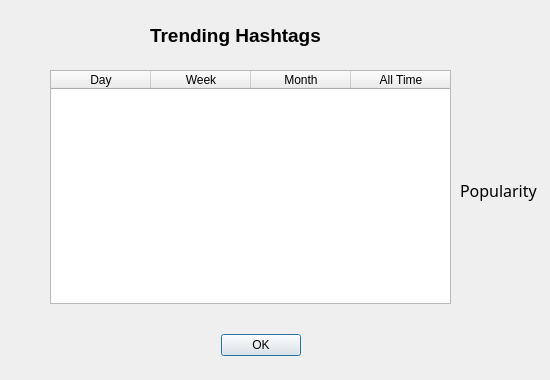
<?xml version="1.0" encoding="UTF-8"?>
<ui version="4.0">
 <class>hashtagDialog</class>
 <widget class="QDialog" name="hashtagDialog">
  <property name="geometry">
   <rect>
    <x>0</x>
    <y>0</y>
    <width>550</width>
    <height>380</height>
   </rect>
  </property>
  <property name="windowTitle">
   <string>Hashtag</string>
  </property>
  <widget class="QDialogButtonBox" name="buttonBox">
   <property name="geometry">
    <rect>
     <x>190</x>
     <y>330</y>
     <width>111</width>
     <height>31</height>
    </rect>
   </property>
   <property name="orientation">
    <enum>Qt::Horizontal</enum>
   </property>
   <property name="standardButtons">
    <set>QDialogButtonBox::Ok</set>
   </property>
  </widget>
  <widget class="QLabel" name="hastgaLabel">
   <property name="geometry">
    <rect>
     <x>150</x>
     <y>20</y>
     <width>211</width>
     <height>31</height>
    </rect>
   </property>
   <property name="font">
    <font>
     <pointsize>14</pointsize>
     <weight>75</weight>
     <bold>true</bold>
    </font>
   </property>
   <property name="text">
    <string>Trending Hashtags</string>
   </property>
  </widget>
  <widget class="QTableWidget" name="tableWidgetHashtag">
   <property name="geometry">
    <rect>
     <x>50</x>
     <y>70</y>
     <width>401</width>
     <height>234</height>
    </rect>
   </property>
   <property name="sizePolicy">
    <sizepolicy hsizetype="Expanding" vsizetype="Expanding">
     <horstretch>0</horstretch>
     <verstretch>0</verstretch>
    </sizepolicy>
   </property>
   <property name="verticalScrollBarPolicy">
    <enum>Qt::ScrollBarAlwaysOff</enum>
   </property>
   <property name="horizontalScrollBarPolicy">
    <enum>Qt::ScrollBarAlwaysOff</enum>
   </property>
   <attribute name="verticalHeaderVisible">
    <bool>false</bool>
   </attribute>
   <column>
    <property name="text">
     <string>Day</string>
    </property>
   </column>
   <column>
    <property name="text">
     <string>Week</string>
    </property>
   </column>
   <column>
    <property name="text">
     <string>Month</string>
    </property>
   </column>
   <column>
    <property name="text">
     <string>All Time</string>
    </property>
   </column>
  </widget>
  <widget class="QLabel" name="label">
   <property name="geometry">
    <rect>
     <x>460</x>
     <y>160</y>
     <width>81</width>
     <height>61</height>
    </rect>
   </property>
   <property name="font">
    <font>
     <family>Abyssinica SIL</family>
     <pointsize>12</pointsize>
    </font>
   </property>
   <property name="text">
    <string>Popularity</string>
   </property>
  </widget>
  <widget class="QLabel" name="label_2">
   <property name="geometry">
    <rect>
     <x>470</x>
     <y>110</y>
     <width>61</width>
     <height>61</height>
    </rect>
   </property>
   <property name="text">
    <string/>
   </property>
   <property name="pixmap">
    <pixmap resource="bitmessage_images.qrc">:/imagesPrefix/images/arrow-28-48(1).png</pixmap>
   </property>
  </widget>
  <widget class="QLabel" name="label_3">
   <property name="geometry">
    <rect>
     <x>470</x>
     <y>220</y>
     <width>58</width>
     <height>61</height>
    </rect>
   </property>
   <property name="text">
    <string/>
   </property>
   <property name="pixmap">
    <pixmap resource="bitmessage_images.qrc">:/imagesPrefix/images/arrow-28-48.png</pixmap>
   </property>
  </widget>
 </widget>
 <resources>
  <include location="bitmessage_images.qrc"/>
 </resources>
 <connections>
  <connection>
   <sender>buttonBox</sender>
   <signal>accepted()</signal>
   <receiver>hashtagDialog</receiver>
   <slot>accept()</slot>
   <hints>
    <hint type="sourcelabel">
     <x>248</x>
     <y>254</y>
    </hint>
    <hint type="destinationlabel">
     <x>157</x>
     <y>274</y>
    </hint>
   </hints>
  </connection>
  <connection>
   <sender>buttonBox</sender>
   <signal>rejected()</signal>
   <receiver>hashtagDialog</receiver>
   <slot>reject()</slot>
   <hints>
    <hint type="sourcelabel">
     <x>316</x>
     <y>260</y>
    </hint>
    <hint type="destinationlabel">
     <x>286</x>
     <y>274</y>
    </hint>
   </hints>
  </connection>
 </connections>
</ui>
